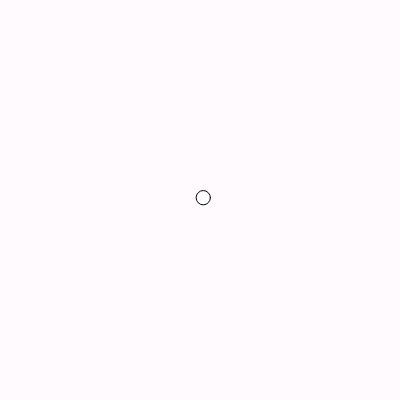
Frame 1 (no input)
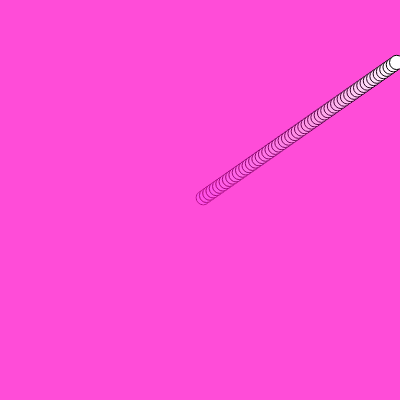
Frame 60 (no input)
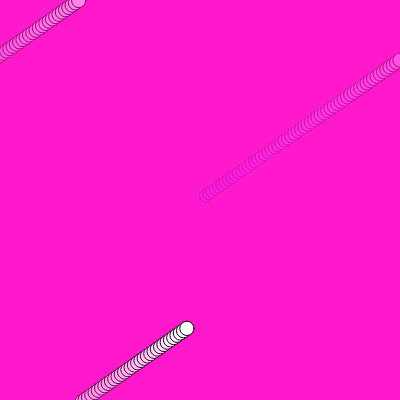
Frame 120 (the mouse pressed at the canvas centre since frame 60)

The p5.js sketch that drew these frames (run headless with seeded random() and noise() and a simulated clock; from frame 60 on, the mouse is pressed at the canvas centre):

// p5.js sketch
// ── sketch.js
let ball;


function setup() {
  createCanvas(400, 400);
  // ball = new Walker();
  // Walker.update();

  ball = Walker.randomSize();

}


function draw() {
  background(220, 0, 200, 5);
  ball.update();
  ball.passEdges();
  ball.display();

}

function mouseClicked() {
  ball.jump(2);
}

function mouseDoubleClicked() {
  ball.jump(8);
}

// ── Walker.js

// new way to define Object
class Walker {
  //setup values
  constructor() {
    this.pos = createVector(width/2, height/2);
    this.vel = p5.Vector.random2D();
    this.vel.mult(4);
    this.acc = createVector(-0.01, 0.1);
    this.r = 5;
    this.w = this.r * 2;
  }
  
  static randomSize() {
    let walker = new this();
    walker.w = random(0, 20);
    return walker;
  }
  
  update() {
    //update position
    // this.vel = p5.Vector.random2D();
    // this.vel.mult(4);
    // this.vel.add(this.acc);
    
    // this.vel = createVector(random(-5, 5), random(-5, 5));
    // this.vel.normalize();
    
    this.pos.add(this.vel);
  }
  
  passEdges() {
    if (this.pos.x > width || this.pos.x < 0)
      this.pos.x = width - this.pos.x;
    if (this.pos.y > height || this.pos.y < 0)
      this.pos.y = height - this.pos.y;
  }
  
  jump(stepValue) {
    let step = p5.Vector.random2D();
    step.mult(stepValue);
    this.vel.add(step)
  }
  
  elli(aPosVector, aSize) {
    ellipse(aPosVector.x, aPosVector.y, aSize);
  }
  
  display() {
    //display walker
	// ellipse(this.pos.x, this.pos.y, this.w);
    this.elli(this.pos, this.w);
  }
}
